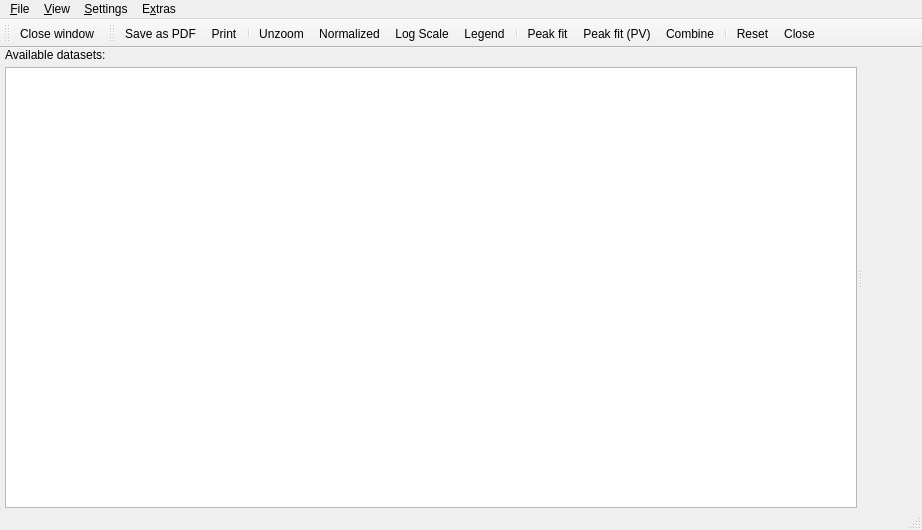
<ui version="4.0" >
 <class>TableWindow</class>
 <widget class="QMainWindow" name="TableWindow" >
  <property name="geometry" >
   <rect>
    <x>0</x>
    <y>0</y>
    <width>922</width>
    <height>530</height>
   </rect>
  </property>
  <property name="windowTitle" >
   <string>Data analysis</string>
  </property>
  <property name="windowIcon" >
   <iconset resource="../../resources/nicm-gui.qrc" >
    <normaloff>:/plotter</normaloff>:/plotter</iconset>
  </property>
  <widget class="QWidget" name="centralwidget" >
   <layout class="QVBoxLayout" name="verticalLayout_2" >
    <property name="margin" >
     <number>0</number>
    </property>
    <item>
     <widget class="QSplitter" name="splitter" >
      <property name="orientation" >
       <enum>Qt::Horizontal</enum>
      </property>
      <property name="opaqueResize" >
       <bool>true</bool>
      </property>
      <property name="handleWidth" >
       <number>6</number>
      </property>
      <widget class="QWidget" name="verticalLayoutWidget" >
       <layout class="QVBoxLayout" name="verticalLayout" >
        <property name="spacing" >
         <number>5</number>
        </property>
        <property name="leftMargin" >
         <number>5</number>
        </property>
        <property name="topMargin" >
         <number>0</number>
        </property>
        <property name="rightMargin" >
         <number>0</number>
        </property>
        <property name="bottomMargin" >
         <number>0</number>
        </property>
        <item>
         <widget class="QLabel" name="label" >
          <property name="sizePolicy" >
           <sizepolicy vsizetype="Preferred" hsizetype="Preferred" >
            <horstretch>0</horstretch>
            <verstretch>0</verstretch>
           </sizepolicy>
          </property>
          <property name="text" >
           <string>Available datasets:</string>
          </property>
         </widget>
        </item>
        <item>
         <widget class="QListWidget" name="datasetList" >
          <property name="sizePolicy" >
           <sizepolicy vsizetype="Expanding" hsizetype="Expanding" >
            <horstretch>0</horstretch>
            <verstretch>0</verstretch>
           </sizepolicy>
          </property>
         </widget>
        </item>
       </layout>
      </widget>
      <widget class="QFrame" name="plotFrame" >
       <property name="sizePolicy" >
        <sizepolicy vsizetype="Expanding" hsizetype="Maximum" >
         <horstretch>0</horstretch>
         <verstretch>0</verstretch>
        </sizepolicy>
       </property>
       <layout class="QVBoxLayout" name="verticalLayout_4" >
        <item>
         <layout class="QVBoxLayout" name="plotLayout" />
        </item>
       </layout>
      </widget>
     </widget>
    </item>
   </layout>
  </widget>
  <widget class="QMenuBar" name="menubar" >
   <property name="geometry" >
    <rect>
     <x>0</x>
     <y>0</y>
     <width>922</width>
     <height>31</height>
    </rect>
   </property>
   <widget class="QMenu" name="menuFile" >
    <property name="title" >
     <string>&amp;File</string>
    </property>
    <addaction name="actionPDF" />
    <addaction name="actionPrint" />
    <addaction name="actionDeletePlot" />
    <addaction name="actionClosePlot" />
    <addaction name="separator" />
    <addaction name="actionClose" />
    <addaction name="separator" />
   </widget>
   <widget class="QMenu" name="menuSettings" >
    <property name="title" >
     <string>&amp;Settings</string>
    </property>
    <addaction name="separator" />
    <addaction name="actionFont" />
    <addaction name="actionColor" />
   </widget>
   <widget class="QMenu" name="menuView" >
    <property name="title" >
     <string>&amp;View</string>
    </property>
    <addaction name="actionLogScale" />
    <addaction name="actionNormalized" />
    <addaction name="actionUnzoom" />
    <addaction name="actionLegend" />
   </widget>
   <widget class="QMenu" name="menuExtras" >
    <property name="title" >
     <string>E&amp;xtras</string>
    </property>
    <addaction name="actionCombine" />
    <addaction name="actionGrace" />
    <addaction name="separator" />
    <addaction name="actionFitPeak" />
    <addaction name="actionFitPeakPV" />
    <addaction name="actionFitPeakPVII" />
    <addaction name="actionFitTc" />
   </widget>
   <addaction name="menuFile" />
   <addaction name="menuView" />
   <addaction name="menuSettings" />
   <addaction name="menuExtras" />
  </widget>
  <widget class="QStatusBar" name="statusBar" />
  <widget class="QToolBar" name="globalToolBar" >
   <property name="windowTitle" >
    <string>Plot</string>
   </property>
   <attribute name="toolBarArea" >
    <enum>TopToolBarArea</enum>
   </attribute>
   <attribute name="toolBarBreak" >
    <bool>false</bool>
   </attribute>
   <addaction name="actionClose" />
  </widget>
  <widget class="QToolBar" name="plotToolBar" >
   <property name="windowTitle" >
    <string>toolBar_2</string>
   </property>
   <attribute name="toolBarArea" >
    <enum>TopToolBarArea</enum>
   </attribute>
   <attribute name="toolBarBreak" >
    <bool>false</bool>
   </attribute>
   <addaction name="actionPDF" />
   <addaction name="actionPrint" />
   <addaction name="separator" />
   <addaction name="actionUnzoom" />
   <addaction name="actionNormalized" />
   <addaction name="actionLogScale" />
   <addaction name="actionLegend" />
   <addaction name="separator" />
   <addaction name="actionFitPeak" />
   <addaction name="actionFitPeakPV" />
   <addaction name="actionCombine" />
   <addaction name="separator" />
   <addaction name="actionResetPlot" />
   <addaction name="actionClosePlot" />
  </widget>
  <action name="actionPrint" >
   <property name="icon" >
    <iconset resource="../../resources/nicm-gui.qrc" >
     <normaloff>:/print</normaloff>:/print</iconset>
   </property>
   <property name="text" >
    <string>&amp;Print...</string>
   </property>
   <property name="shortcut" >
    <string>Ctrl+P</string>
   </property>
  </action>
  <action name="actionClose" >
   <property name="icon" >
    <iconset resource="../../resources/nicm-gui.qrc" >
     <normaloff>:/quit</normaloff>:/quit</iconset>
   </property>
   <property name="text" >
    <string>&amp;Close window</string>
   </property>
   <property name="shortcut" >
    <string>Ctrl+Q</string>
   </property>
  </action>
  <action name="actionFont" >
   <property name="text" >
    <string>&amp;Font...</string>
   </property>
   <property name="toolTip" >
    <string>Select Font</string>
   </property>
  </action>
  <action name="actionColor" >
   <property name="text" >
    <string>&amp;Color...</string>
   </property>
   <property name="toolTip" >
    <string>Select Color</string>
   </property>
  </action>
  <action name="actionUnzoom" >
   <property name="icon" >
    <iconset resource="../../resources/nicm-gui.qrc" >
     <normaloff>:/viewfull</normaloff>:/viewfull</iconset>
   </property>
   <property name="text" >
    <string>&amp;Unzoom</string>
   </property>
  </action>
  <action name="actionPDF" >
   <property name="icon" >
    <iconset resource="../../resources/nicm-gui.qrc" >
     <normaloff>:/save</normaloff>:/save</iconset>
   </property>
   <property name="text" >
    <string>&amp;Save as PDF...</string>
   </property>
  </action>
  <action name="actionLogScale" >
   <property name="checkable" >
    <bool>true</bool>
   </property>
   <property name="text" >
    <string>&amp;Logarithmic Y scale</string>
   </property>
   <property name="iconText" >
    <string>Log Scale</string>
   </property>
   <property name="shortcut" >
    <string>Ctrl+L</string>
   </property>
  </action>
  <action name="actionClosePlot" >
   <property name="text" >
    <string>Close plot</string>
   </property>
   <property name="iconText" >
    <string>Close</string>
   </property>
  </action>
  <action name="actionNormalized" >
   <property name="checkable" >
    <bool>true</bool>
   </property>
   <property name="text" >
    <string>&amp;Normalized</string>
   </property>
   <property name="iconText" >
    <string>Normalized</string>
   </property>
  </action>
  <action name="actionFitPeak" >
   <property name="text" >
    <string>Fit &amp;Gauß peak</string>
   </property>
   <property name="iconText" >
    <string>Peak fit</string>
   </property>
  </action>
  <action name="actionLegend" >
   <property name="checkable" >
    <bool>true</bool>
   </property>
   <property name="text" >
    <string>L&amp;egend</string>
   </property>
  </action>
  <action name="actionGrace" >
   <property name="text" >
    <string>Clone in Grace</string>
   </property>
  </action>
  <action name="actionCombine" >
   <property name="text" >
    <string>&amp;Combine</string>
   </property>
  </action>
  <action name="actionDeletePlot" >
   <property name="text" >
    <string>Delete plot</string>
   </property>
   <property name="iconText" >
    <string>Delete</string>
   </property>
  </action>
  <action name="actionFitTc" >
   <property name="text" >
    <string>Fit &amp;Tc</string>
   </property>
   <property name="iconText" >
    <string>Fit Tc</string>
   </property>
  </action>
  <action name="actionFitPeakPV" >
   <property name="text" >
    <string>Fit Pseudo-Voigt Peak</string>
   </property>
   <property name="iconText" >
    <string>Peak fit (PV)</string>
   </property>
   <property name="toolTip" >
    <string>Fit Pseudo-Voigt Peak</string>
   </property>
  </action>
  <action name="actionResetPlot" >
   <property name="text" >
    <string>Reset</string>
   </property>
  </action>
  <action name="actionFitPeakPVII" >
   <property name="text" >
    <string>Fit Pearson VII Peak</string>
   </property>
   <property name="iconText" >
    <string>Peak fit (PVII)</string>
   </property>
   <property name="toolTip" >
    <string>Fit Pearson VII Peak</string>
   </property>
  </action>
 </widget>
 <resources>
  <include location="../../resources/nicm-gui.qrc" />
 </resources>
 <connections>
  <connection>
   <sender>actionClose</sender>
   <signal>triggered()</signal>
   <receiver>TableWindow</receiver>
   <slot>close()</slot>
   <hints>
    <hint type="sourcelabel" >
     <x>-1</x>
     <y>-1</y>
    </hint>
    <hint type="destinationlabel" >
     <x>321</x>
     <y>230</y>
    </hint>
   </hints>
  </connection>
 </connections>
</ui>
